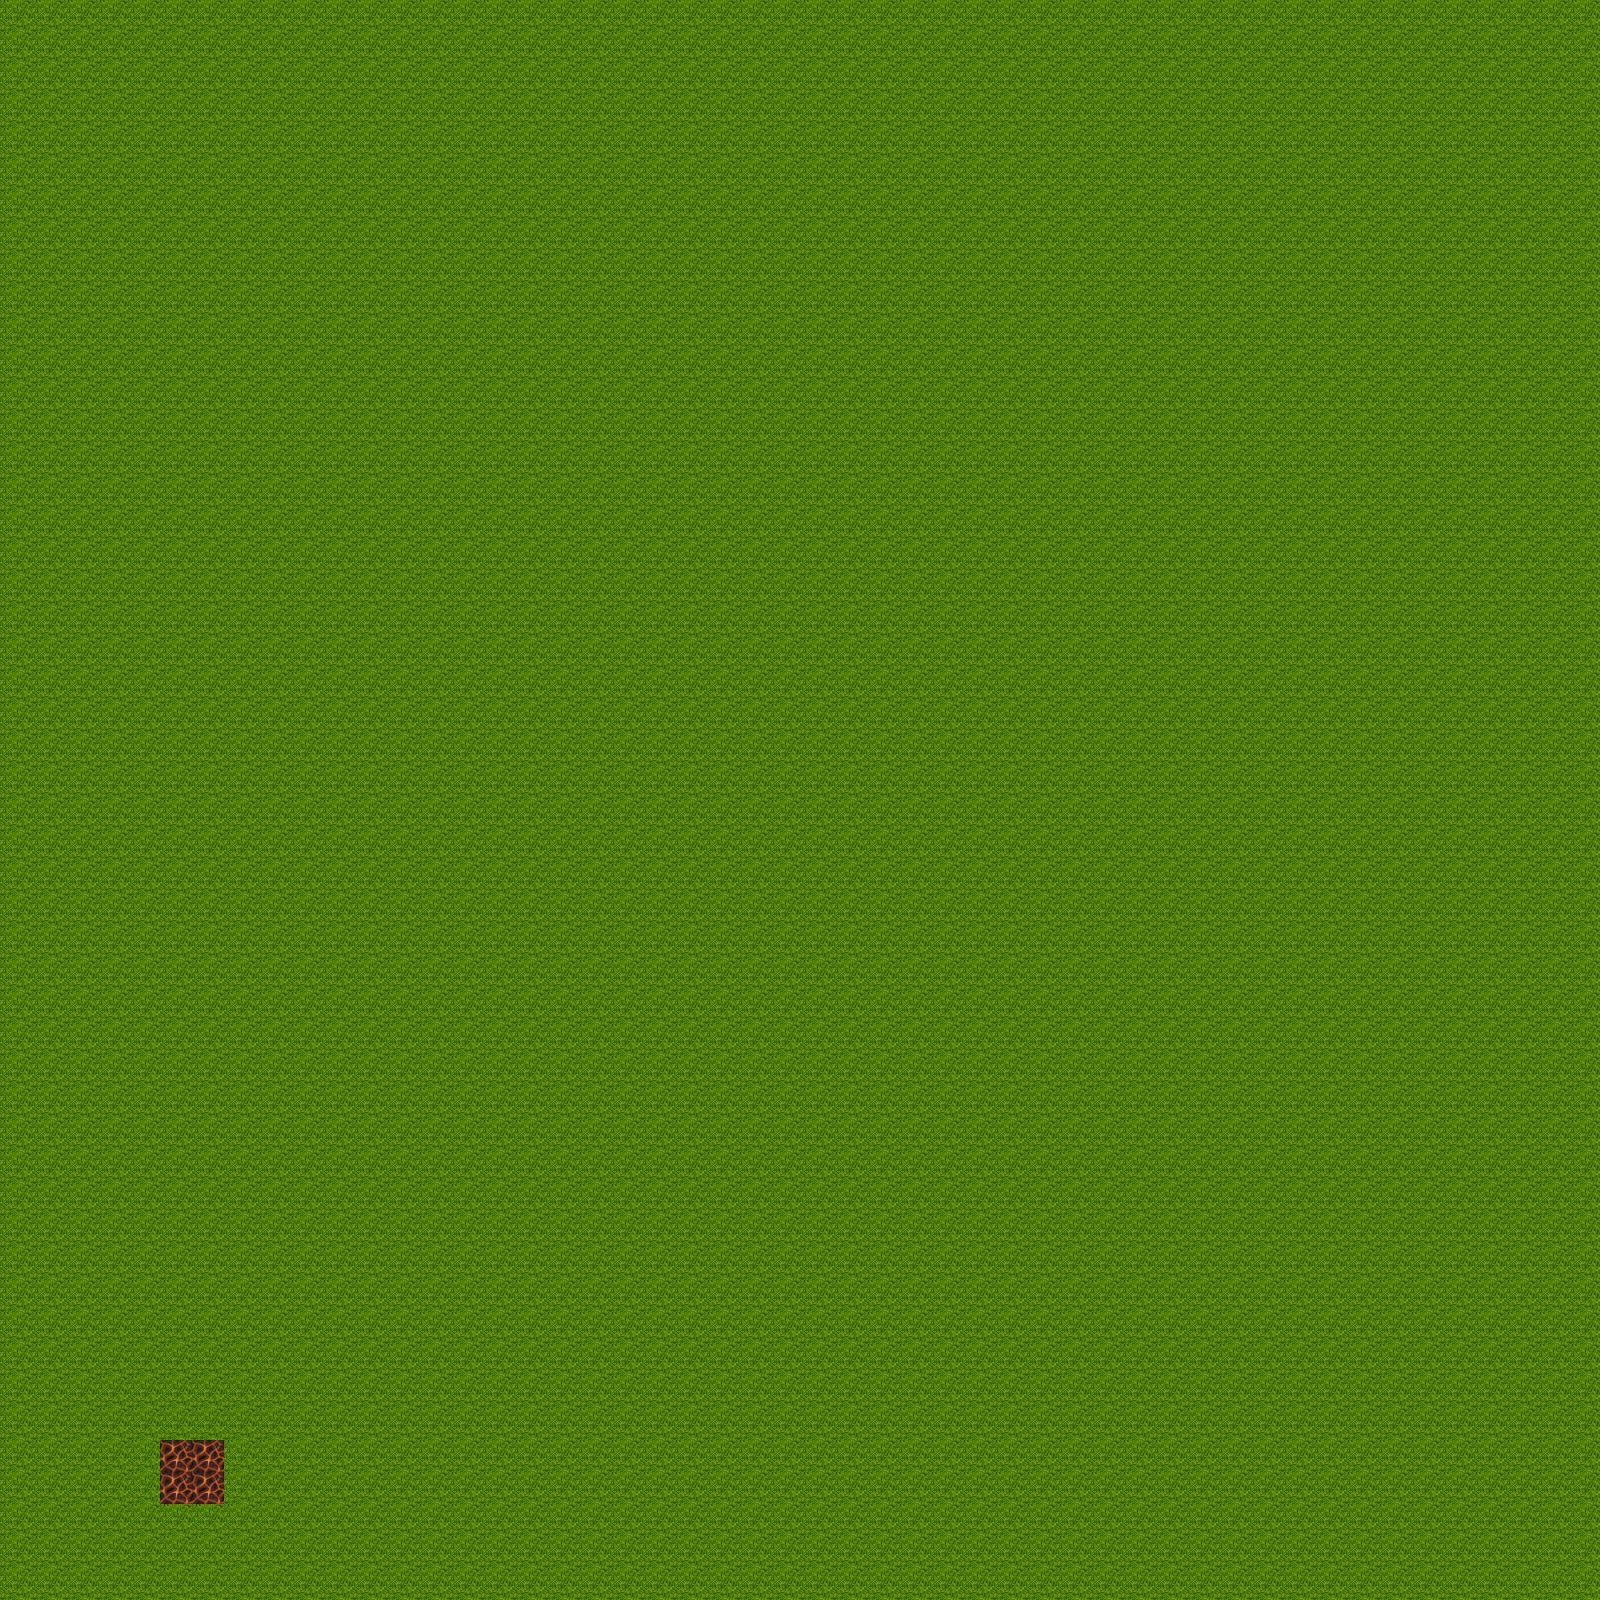

A 2D game scene composited from a Tiled map and its tileset images. What follows is a short description and the map's XML, with each tile layer's data collapsed to a summary:
An orthogonal 50x50 tile map with 32x32 px tiles, 1 tile layer (Tile Layer 1).

<map version="1.0" orientation="orthogonal" width="50" height="50" tilewidth="32" tileheight="32">
 <tileset firstgid="1" name="celiannatilea5" tilewidth="32" tileheight="32">
  <image source="celiannatilea5.png" width="256" height="512" />
  <tile id="11">
   <properties>
    <property name="blocked" value="" />
   </properties>
  </tile>
  <tile id="79">
   <properties>
    <property name="blocked" value="" />
   </properties>
  </tile>
  <tile id="122">
   <properties>
    <property name="blocked" value="" />
   </properties>
  </tile>
 </tileset>
 <layer name="Tile Layer 1" width="50" height="50">
  <data>[2500 cells, 2500 non-empty, 2 distinct tile ids]</data>
 </layer>
</map>
